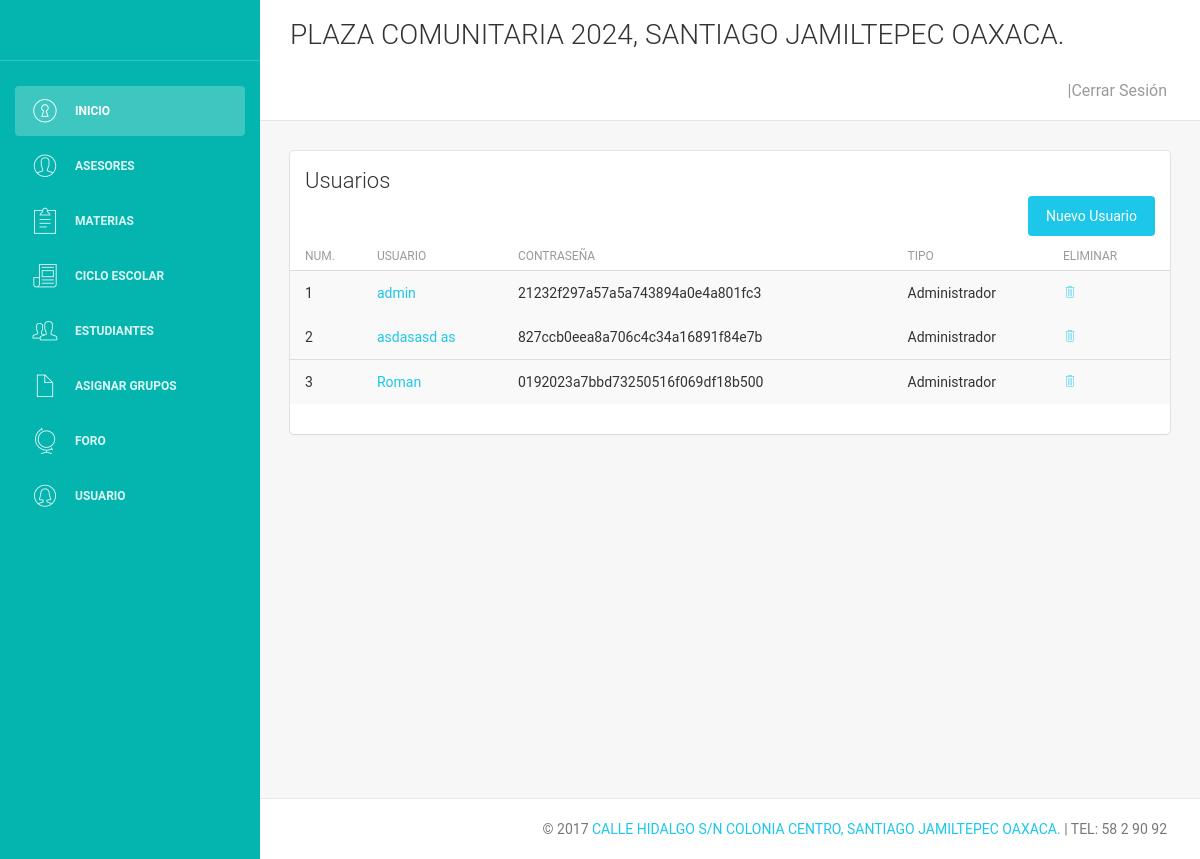
The page /vistas/usuario/ver-u.php on the database as committed earlier.
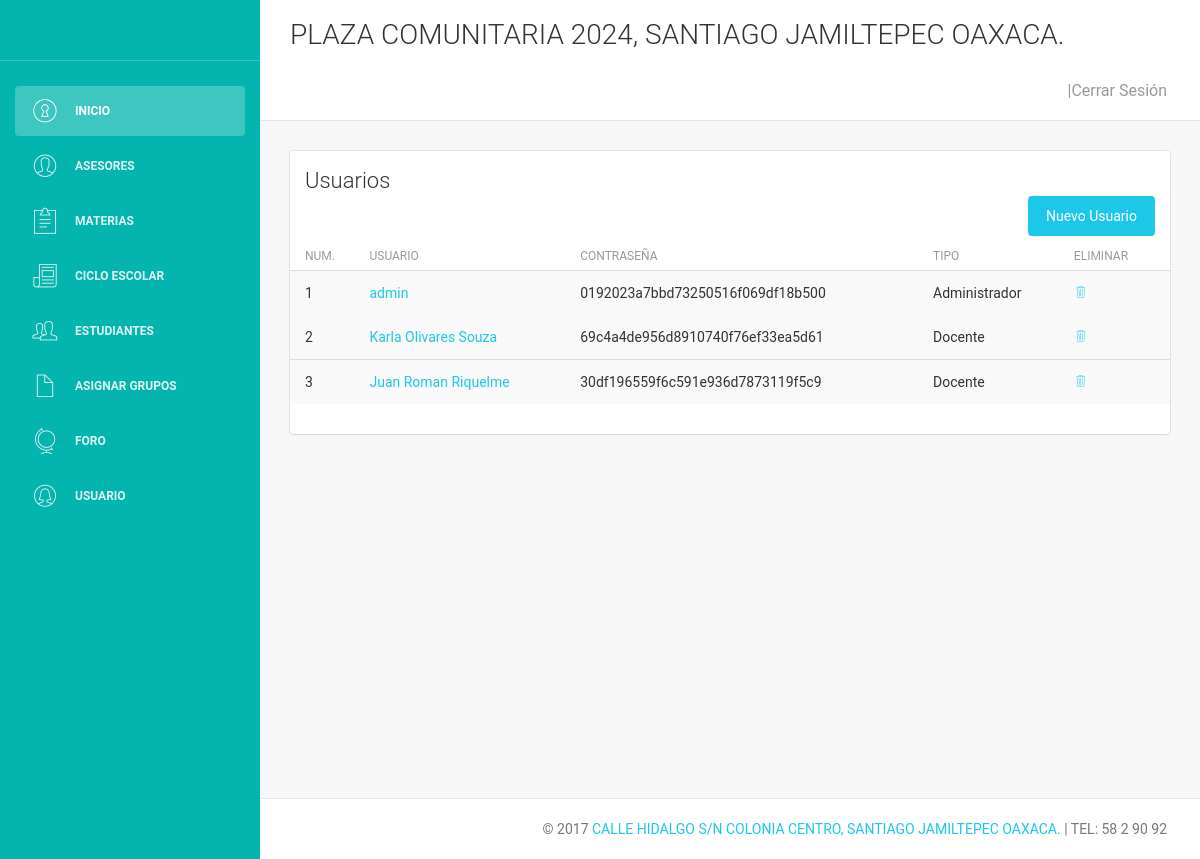
The same page on the database as committed later.
### tables this page shows
CREATE TABLE `usuario` (
  `id` int(10) UNSIGNED NOT NULL,
  `nombre` varchar(255) DEFAULT NULL,
  `password` varchar(1000) DEFAULT NULL,
  `email` varchar(255) DEFAULT NULL,
  `tipo` char(1) DEFAULT NULL,
  `passwordrecovery` varchar(1000) DEFAULT NULL
);

### vistas/usuario/ver-u.php (the view, shortened to what this page needs)
<?php
include '../../control/conexion.php';
$traer_doc = "SELECT * FROM `usuario` WHERE `tipo` ='1' OR `tipo` ='2' ";
$ejecutar = $conexion->query($traer_doc);
require_once '../plantillas/encabezado.php';
?>
    <div class="content">
        <div class="container-fluid">
            <div class="row">
                <div class="col-md-12">
                    <div class="card">
                        <div class="header">
                            <h4 class="title">Usuarios </h4>
                            <a href="alta-u.php"class="btn btn-info btn-fill pull-right">Nuevo Usuario</a>
                        </div>
                        <div class="content table-responsive table-full-width">
                            <table class="table table-hover table-striped">
                                <thead>
                                <th>Num.</th>
                                <th>Usuario</th>
                                <th>Contraseña</th>
                                <th>Tipo</th>
                                <th>Eliminar</th>
                                </thead>
                                <tbody>
                                <?php $i = 0;
                                while ($datos = $ejecutar->fetch_assoc()) {
                                    $id = $datos['id'];
                                    echo "<tr>";
                                    echo "<td>". $i += 1 ."</td>";
                                    echo "<td> <a href=''>". $datos['nombre']."</a></td>";
                                    echo "<td>". $datos['password']."</td>";
                                    if ($datos['tipo'] == 1){
                                        echo "<td>Administrador</td>";
                                    }else{
                                        echo "<td>Docente</td>";
                                    }
                                    echo "<td><a href='../../control/usuarioCtrl/eliminar.php?id=$id'  onclick='return confirm(\"¿Eliminar?\");'
                                                   <i class='pe-7s-trash ' ></i></a></td>";
                                    echo "<tr>";
                                }
                                ?>
                                </tbody>
                            </table>
                        </div>
                    </div>
                </div>
            </div>
        </div>
    </div>
<?php require_once '../plantillas/footer.php'; ?>

### vistas/plantillas/encabezado.php (shortened to what this page needs)
<!doctype html>
<html lang="es">
<head>
    <link href="../../assets/css/bootstrap.min.css" rel="stylesheet" />
    <link href="../../assets/css/animate.min.css" rel="stylesheet"/>
    <link href="../../assets/css/light-bootstrap-dashboard.css" rel="stylesheet"/>
    <link href="../../assets/css/demo.css" rel="stylesheet" />
    <link href="../../assets/css/pe-icon-7-stroke.css" rel="stylesheet" />
</head>
<body>
<div class="wrapper">
    <div class="sidebar" data-color="purple">
        <div class="sidebar-wrapper" style="background-color: #04B4AE">
            <div class="logo">
                <a href="#" class="simple-text">
                </a>
            </div>
            <ul class="nav">
                <li class="active">
                    <a href="../menuAdmin.php">
                        <i class="pe-7s-door-lock"></i>
                        <p>Inicio</p>
                    </a>
                </li>
                <li>
                    <a href="../docentesLista.php">
                        <i class="pe-7s-user"></i>
                        <p>Asesores</p>
                    </a>
                </li>
                <li>
                    <a href="../materias/ver-m.php">
                        <i class="pe-7s-note2"></i>
                        <p>Materias</p>
                    </a>
                </li>
                <li>
                    <a href="../ciclo_escolar/ver-v.php">
                        <i class="pe-7s-news-paper"></i>
                        <p>Ciclo Escolar</p>
                    </a>
                </li>
                <li>
                    <a href="../estudiantes/ver-e.php">
                        <i class="pe-7s-users"></i>
                        <p>Estudiantes</p>
                    </a>
                </li>
                <li>
                    <a href="../horarios/ver-h.php">
                        <i class="pe-7s-file"></i>
                        <p>Asignar Grupos</p>
                    </a>
                </li>
                <li>
                    <a href="#">
                        <i class="pe-7s-world"></i>
                        <p>Foro</p>
                    </a>
                </li>
                <li>
                    <a href="../usuario/ver-u.php">
                        <i class="pe-7s-user-female"></i>
                        <p>Usuario</p>
                    </a>
                </li>
            </ul>
        </div>
    </div>
    <div class="main-panel">
        <nav class="navbar navbar-default navbar-fixed">
            <div class="container-fluid">
                <div class="container-fluid">
                    <div class="navbar-header">
                        <h3>PLAZA COMUNITARIA 2024, SANTIAGO JAMILTEPEC OAXACA.</h3>
                    </div>
                    <ul class="nav navbar-nav navbar-right">
                        <li>
                            <a href="../../control/cerrarSesion.php">
                                <p> <?php echo $obj_ses->get_value('nombre') ?> |Cerrar Sesión</p>
                            </a>
                        </li>
                    </ul>
                </div>
            </div>
        </nav>

### vistas/plantillas/footer.php (shortened to what this page needs)
<footer class="footer">
    <div class="container-fluid">
        <p class="copyright pull-right">
            &copy; <script>document.write(new Date().getFullYear())</script>
            <a href="#">CALLE HIDALGO S/N COLONIA CENTRO, SANTIAGO JAMILTEPEC OAXACA.</a> |
            TEL:  58 2 90 92
        </p>
    </div>
</footer>
</div>
</div>
</body>
</html>

Rows that differ between the two databases and show on the page:
removed usuario: i "2", nombre "asdasasd as", password "827ccb0eea8a706c4c34a16891f84e7b", tipo "Administrador"
removed usuario: i "3", nombre "Roman", password "0192023a7bbd73250516f069df18b500", tipo "Administrador"
changed usuario "admin": password "21232f297a57a5a743894a0e4a801fc3" → "0192023a7bbd73250516f069df18b500"
added usuario: i "2", nombre "Karla Olivares Souza", password "69c4a4de956d8910740f76ef33ea5d61", tipo "Docente"
added usuario: i "3", nombre "Juan Roman Riquelme", password "30df196559f6c591e936d7873119f5c9", tipo "Docente"
